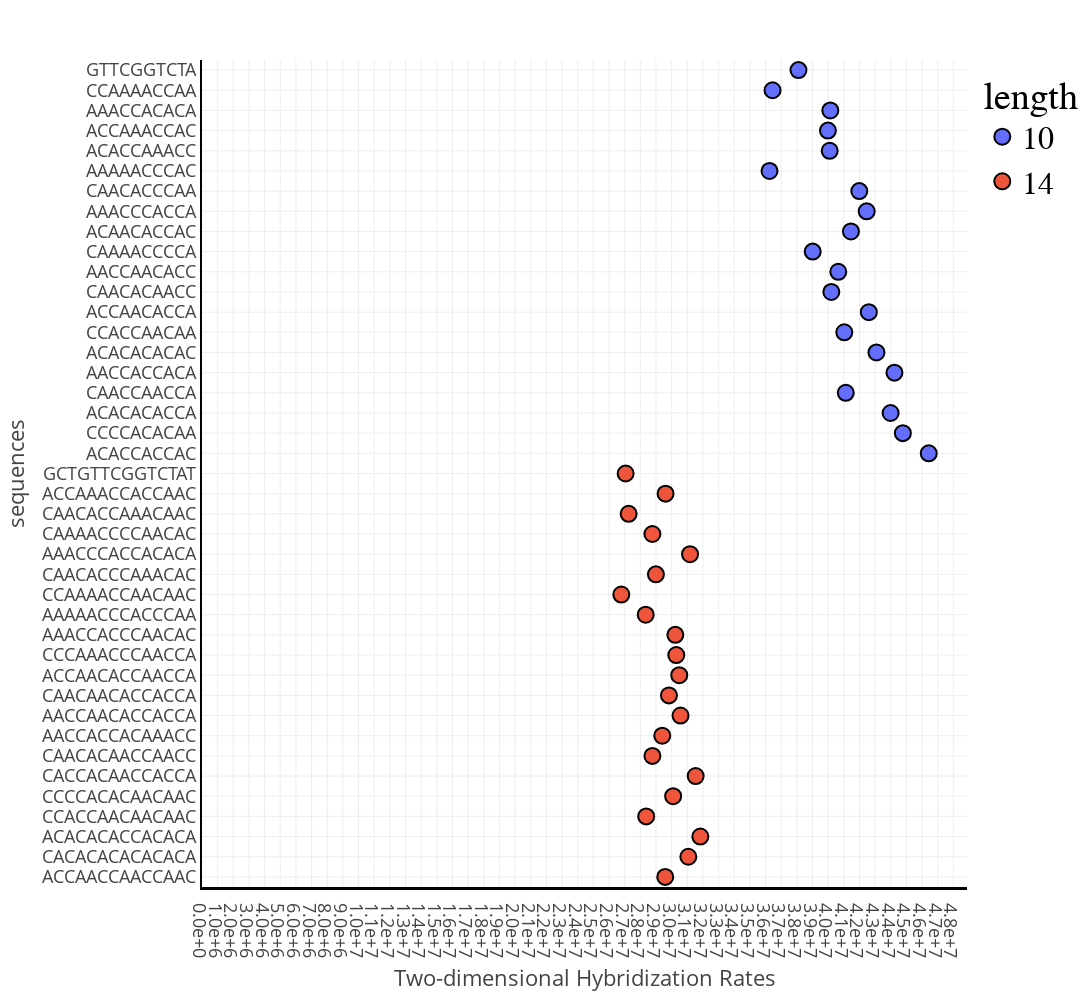

Write notebook code for a chart like this one.
### Code cell
import plotly.express as px 

data['length'] = [str(len(d)) for d in data['sequences']]
fig = px.scatter(data,y='sequences', x='computational', color='length')
fig.update_layout(width = 1200,
                  height = 1000,
                  template = 'presentation',
                  scattermode='group',
                  xaxis_title="Two-dimensional Hybridization Rates",
                  xaxis=dict(tickmode = 'linear',
                            #  tickvals = [2e7,2.5e7,3e7,3.5e7,4e7,4.5e7,5e7],
                             nticks=10,
                             tick0=0,
                             dtick=1e6,
                             tickformat=".1e",
                             linecolor='black',
                             automargin=True,
                             linewidth=3,
                             minor=dict(dtick=3,tick0=0)),
                  yaxis=dict(tickmode='linear',
                             dtick=1,
                             autorange='reversed',
                             automargin=True,
                             linecolor='black',
                             linewidth=2),
                  legend = dict(
                            font = dict(family='Courier',
                                        size=32,
                                        color='black')))

fig.update_xaxes(showexponent='none')

fig.update_traces(marker=dict(size=16,
                              line=dict(width=2,
                                        color='black'
                              )))
fig.show()

### Figure 1 — Plotly figure (JSON) as saved in the notebook; plotly's stock layout.template omitted (floating-point values rounded to 4 significant figures)
{"data": [{"hovertemplate": "length=10<br>computational=%{x}<br>sequences=%{y}<extra></extra>", "legendgroup": "10", "marker": {"color": "#636efa", "line": {"color": "black", "width": 2}, "size": 16, "symbol": "circle"}, "mode": "markers", "name": "10", "orientation": "h", "showlegend": true, "type": "scatter", "x": [38100000.0, 36450000.0, 40140000.0, 39980000.0, 40100000.0, 36250000.0, 41990000.0, 42460000.0, 41450000.0, 39010000.0, 40640000.0, 40200000.0, 42600000.0, 41030000.0, 43080000.0, 44230000.0, 41120000.0, 43990000.0, 44770000.0, 46420000.0], "xaxis": "x", "y": ["GTTCGGTCTA", "CCAAAACCAA", "AAACCACACA", "ACCAAACCAC", "ACACCAAACC", "AAAAACCCAC", "CAACACCCAA", "AAACCCACCA", "ACAACACCAC", "CAAAACCCCA", "AACCAACACC", "CAACACAACC", "ACCAACACCA", "CCACCAACAA", "ACACACACAC", "AACCACCACA", "CAACCAACCA", "ACACACACCA", "CCCCACACAA", "ACACCACCAC"], "yaxis": "y"}, {"hovertemplate": "length=14<br>computational=%{x}<br>sequences=%{y}<extra></extra>", "legendgroup": "14", "marker": {"color": "#EF553B", "line": {"color": "black", "width": 2}, "size": 16, "symbol": "circle"}, "mode": "markers", "name": "14", "orientation": "h", "showlegend": true, "type": "scatter", "x": [27060000.0, 29610000.0, 27250000.0, 28770000.0, 31180000.0, 29000000.0, 26790000.0, 28340000.0, 30240000.0, 30300000.0, 30490000.0, 29830000.0, 30570000.0, 29400000.0, 28770000.0, 31530000.0, 30100000.0, 28380000.0, 31830000.0, 31070000.0, 29590000.0], "xaxis": "x", "y": ["GCTGTTCGGTCTAT", "ACCAAACCACCAAC", "CAACACCAAACAAC", "CAAAACCCCAACAC", "AAACCCACCACACA", "CAACACCCAAACAC", "CCAAAACCAACAAC", "AAAAACCCACCCAA", "AAACCACCCAACAC", "CCCAAACCCAACCA", "ACCAACACCAACCA", "CAACAACACCACCA", "AACCAACACCACCA", "AACCACCACAAACC", "CAACACAACCAACC", "CACCACAACCACCA", "CCCCACACAACAAC", "CCACCAACAACAAC", "ACACACACCACACA", "CACACACACACACA", "ACCAACCAACCAAC"], "yaxis": "y"}], "layout": {"height": 1000, "legend": {"font": {"color": "black", "family": "Courier", "size": 32}, "title": {"text": "length"}, "tracegroupgap": 0}, "margin": {"t": 60}, "scattermode": "group", "width": 1200, "xaxis": {"anchor": "y", "automargin": true, "domain": [0, 1], "dtick": 1000000, "linecolor": "black", "linewidth": 3, "minor": {"dtick": 3, "tick0": 0}, "nticks": 10, "showexponent": "none", "tick0": 0, "tickformat": ".1e", "tickmode": "linear", "title": {"text": "Two-dimensional Hybridization Rates"}}, "yaxis": {"anchor": "x", "automargin": true, "autorange": "reversed", "domain": [0, 1], "dtick": 1, "linecolor": "black", "linewidth": 2, "tickmode": "linear", "title": {"text": "sequences"}}}}
